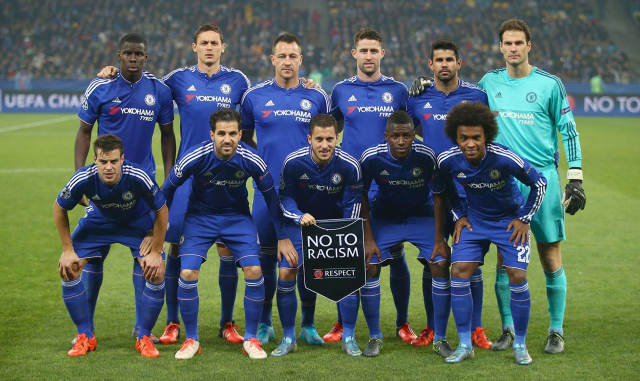
//> input picture HTML - Simple Page/img/chelseateam.jpg, 1280 x 762 px, given in place of the camera (shown at 1/2 size)
$ ./face   (built with g++ and OpenCV 4)
//> lines starting //> are read from the running program, lines starting //| are printed output that depends on the picture
#include <opencv2/highgui.hpp>
#include <opencv2/imgproc.hpp>
#include <opencv2/objdetect.hpp>

#include <iostream>
#include <math.h>

using namespace cv;
using namespace std;

int main()
{
    VideoCapture src(0);
    Mat original, gray, draw;
    CascadeClassifier faceClass, eyesClass;
    vector<Rect> faces, eyes;
    vector<Point> facePoints;
    Point2f faceCenter;

    faceClass.load("haar_face.xml");
    eyesClass.load("haar_eyes.xml");

    namedWindow("config", 1);

    int scale = 10, neighbors = 3, size = 30, key = 0;
    bool blurFlag = false, censorFlag = false, swapFlag = false, circleFlag = false;
    float radius = 0;

    createTrackbar("scale", "config", &scale, 100);
    createTrackbar("neighbors", "config", &neighbors, 10);
    createTrackbar("min. size", "config", &size, 50);

    while (true)
    {
        src >> original;
//> original is the input picture: 762 rows x 1280 cols, CV_8UC3; mean B, G, R 92.2, 99.7, 84.6

        original.copyTo(draw);

        cvtColor(original, gray, COLOR_BGR2GRAY);
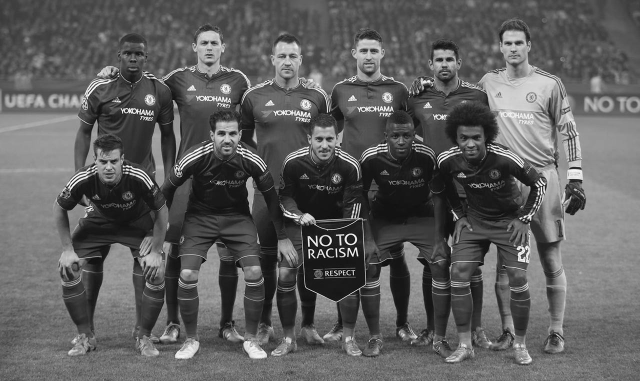
//> gray: 762 rows x 1280 cols, CV_8UC1 (shown at 1/2 size); min 0, max 255, mean 94.3
        equalizeHist(gray, gray);
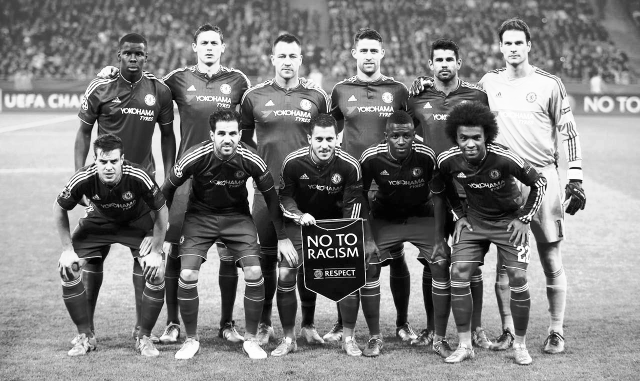
//> gray: 762 rows x 1280 cols, CV_8UC1 (shown at 1/2 size); min 0, max 255, mean 128.4

        double dScale = 1.0 + (double)scale / 100;
        if (dScale < 1.05)
            dScale = 1.05;

        faceClass.detectMultiScale(gray, faces, dScale, neighbors, 0, Size(size, size));
//> faces = 13 Rects (x, y, width, height), first 8: [389, 63, 61, 61], [996, 64, 61, 61], [544, 89, 62, 62], [860, 97, 59, 59], [706, 78, 64, 64], [237, 85, 59, 59], [864, 169, 56, 56], [421, 242, 68, 68]

        Rect mainFace = faces[0];
//> mainFace = Rect(389, 63, 61, 61)
        facePoints.push_back(mainFace.tl());
//> facePoints = 1 Point (x, y): [389, 63]
        facePoints.push_back(mainFace.br());
//> facePoints = 2 Points (x, y): [389, 63], [450, 124]
        minEnclosingCircle(facePoints, faceCenter, radius);
//> faceCenter = Point(419.5, 93.5); radius = 43.13
        Mat faceMat = gray(faces[0]);
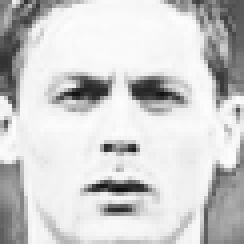
//> faceMat: 61 rows x 61 cols, CV_8UC1 (shown 4 times larger); min 16, max 253, mean 205.9

        eyesClass.detectMultiScale(faceMat, eyes, 1.1, 3, 0, Size(30, 30));
//> eyes = empty

        Point leftSide(mainFace.x, mainFace.y + mainFace.height / 2);
//> leftSide = Point(389, 93)
        Rect eyesArea(leftSide - Point(0, mainFace.height / 3), Size(mainFace.width, mainFace.height / 3));
//> eyesArea = Rect(389, 73, 61, 20)

        if (key == 98) // (B)LUR
            if (blurFlag)
                blurFlag = false;
            else
                blurFlag = true;

        if (key == 101) // (E)YES
            if (censorFlag)
                censorFlag = false;
            else
                censorFlag = true;

        if (key == 115) // (S)WAP
            if (swapFlag)
                swapFlag = false;
            else
                swapFlag = true;

        if (key == 99) // (C)IRCLE
            if (circleFlag)
                circleFlag = false;
            else
                circleFlag = true;

        if (blurFlag)
        {
            GaussianBlur(draw(mainFace), draw(mainFace), Size(33, 33), 20);
            putText(draw, "(B)lur - Active", Point(0, 25), FONT_HERSHEY_SIMPLEX, 0.75, (0, 0, 0), 3);
        }
        else
            putText(draw, "(B)lur", Point(0, 25), FONT_HERSHEY_SIMPLEX, 0.75, (0, 0, 0), 3);

        if (censorFlag)
        {
            rectangle(draw, eyesArea, Scalar(0, 0, 0), -1);
            putText(draw, "Hide (E)yes - Active", Point(0, 50), FONT_HERSHEY_SIMPLEX, 0.75, (0, 0, 0), 3);
        }
        else
            putText(draw, "Hide (E)yes", Point(0, 50), FONT_HERSHEY_SIMPLEX, 0.75, (0, 0, 0), 3);

        if (swapFlag)
        {
            putText(draw, "(S)wap Faces - Active", Point(0, 75), FONT_HERSHEY_SIMPLEX, 0.75, (0, 0, 0), 3);

            if (faces.size() > 1)
            {
                Rect otherFace = faces[1];

                Mat otherFaceArea = original(otherFace).clone();
                Mat mainFaceArea = original(mainFace).clone();

                resize(mainFaceArea, mainFaceArea, otherFace.size());
                resize(otherFaceArea, otherFaceArea, mainFace.size());

                otherFaceArea.copyTo(draw(mainFace));
                mainFaceArea.copyTo(draw(otherFace));
            }
        }
        else
            putText(draw, "(S)wap Faces", Point(0, 75), FONT_HERSHEY_SIMPLEX, 0.75, (0, 0, 0), 3);

        if (circleFlag)
        {
            circle(draw, faceCenter, radius, (0, 0, 0));
            putText(draw, "(C)ircle - Active", Point(0, 100), FONT_HERSHEY_SIMPLEX, 0.75, (0, 0, 0), 3);
        }
        else
            putText(draw, "(C)ircle", Point(0, 100), FONT_HERSHEY_SIMPLEX, 0.75, (0, 0, 0), 3);
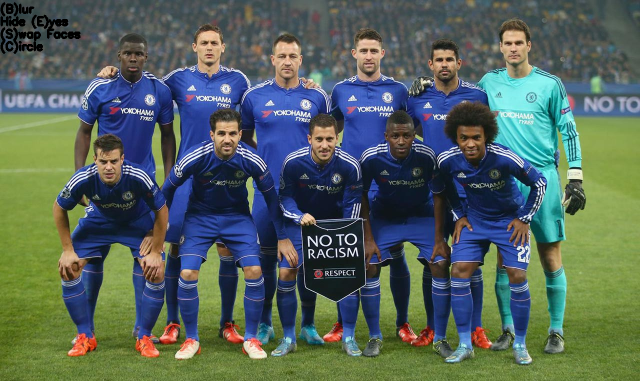
//> draw: 762 rows x 1280 cols, CV_8UC3 (shown at 1/2 size); mean B, G, R 91.8, 99.3, 84.2

        key = waitKey(25);
//> the Esc key is pressed

        imshow("Edited", draw);

        facePoints.clear();

        if (key == 27)
            break;
    }

    original.release();
    gray.release();
    src.release();

    destroyAllWindows();

    return 0;
}

$ run again, on HTML - Simple Page/img/conte.jpg
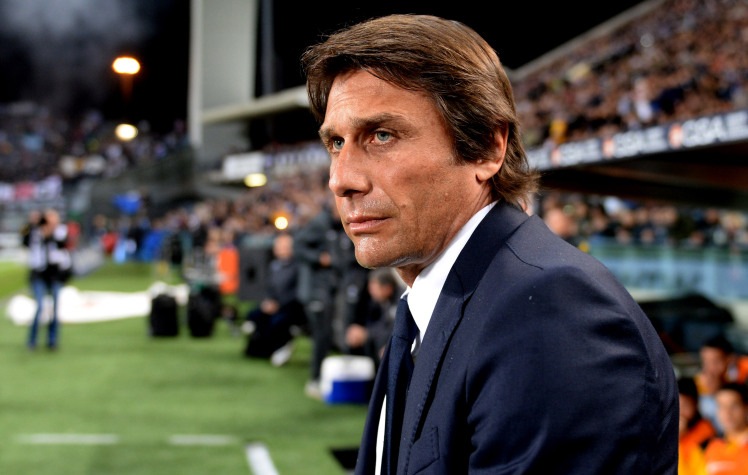
//> input picture HTML - Simple Page/img/conte.jpg, 748 x 475 px, given in place of the camera
//> original is the input picture: 475 rows x 748 cols, CV_8UC3; mean B, G, R 68.4, 77.1, 82
//> `equalizeHist(gray, gray);`:
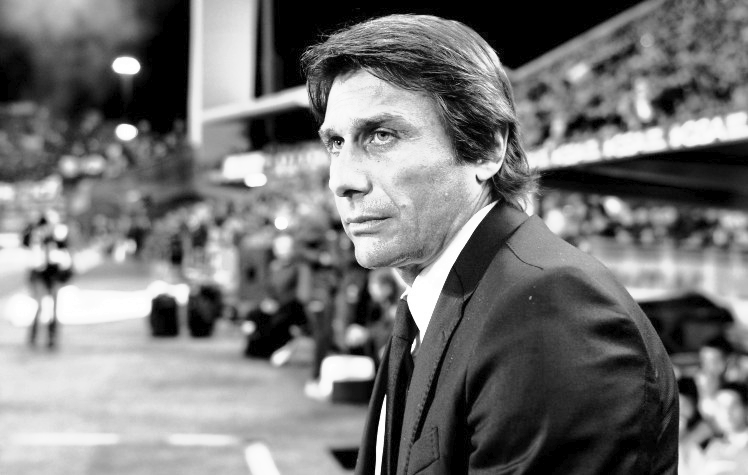
//> gray: 475 rows x 748 cols, CV_8UC1; min 0, max 255, mean 119
//> faces = empty
//> mainFace = Rect(712, 393, 35, 35)
//> `facePoints.push_back(mainFace.tl());`: facePoints = 1 Point (x, y): [712, 393]
//> `facePoints.push_back(mainFace.br());`: facePoints = 2 Points (x, y): [712, 393], [747, 428]
//> faceCenter = Point(729.5, 410.5); radius = 24.75
//> eyes = empty
//> leftSide = Point(712, 410)
//> eyesArea = Rect(712, 399, 35, 11)
//> `putText(draw, "(S)wap Faces", Point(0, 75), FONT_HERSHEY_SIMPLEX, 0.75..`:
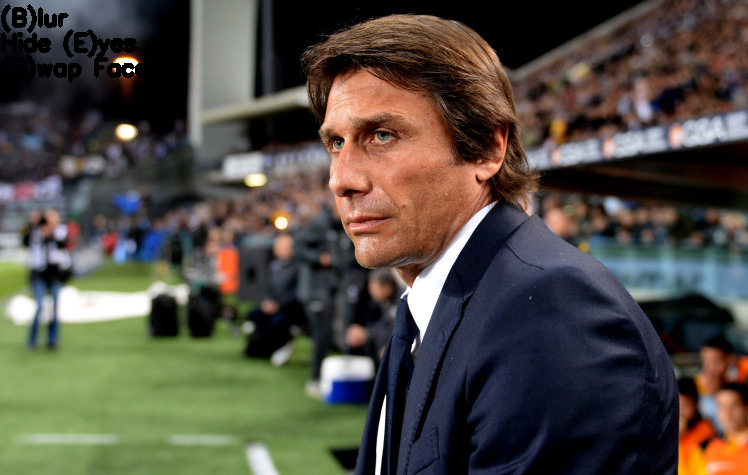
//> draw: 475 rows x 748 cols, CV_8UC3; mean B, G, R 67.6, 76.4, 81.3
